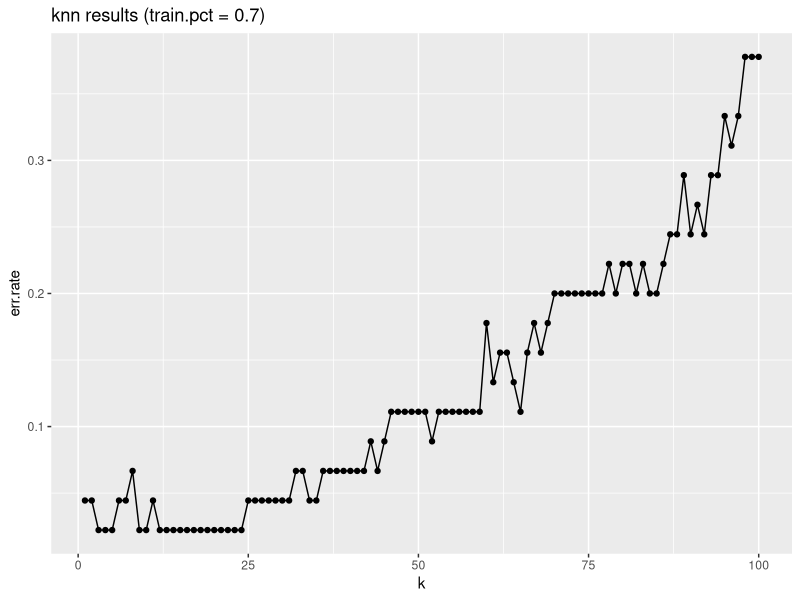
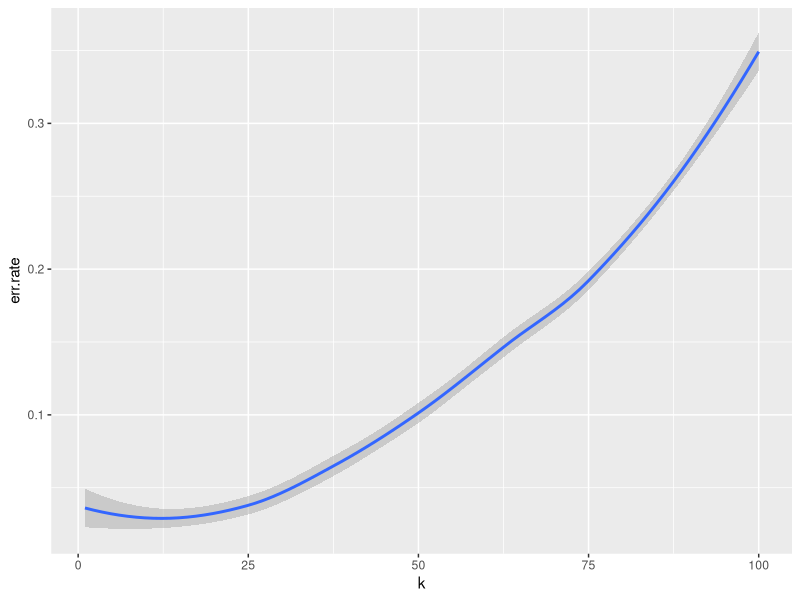

Here is the R script that generated these plots, in order:
library(class)
library(ggplot2)
data <- iris
labels <- data$Species
data$Species <- NULL
set.seed(1)
train.pct <- 0.7
N <- nrow(data)
train.index <- sample(1:N, train.pct * N)

train.data <- data[train.index, ]
test.data <- data[-train.index, ]

train.labels <- as.factor(as.matrix(labels)[train.index,])
test.labels <- as.factor(as.matrix(labels)[-train.index, ])

err.rates <- data.frame()
max.k <- 100


for (k in 1:max.k)
{
	knn.fit <- knn(train = train.data,
	test = test.data,
	cl = train.labels,
	k = k
	)
	cat('\n', 'k = ', k, ', train.pct = ',train.pct, '\n', sep ='')
	print(table(test.labels, knn.fit))

	this.err <- sum(test.labels != knn.fit)/length(test.labels)
	err.rates <- rbind(err.rates, this.err)
}

results <- data.frame(1:max.k, err.rates)
names(results) <- c('k', 'err.rate')

title <- paste('knn results (train.pct = ', train.pct, ')', sep='')
results.plot <- ggplot(results, aes(x=k, y=err.rate)) + geom_point() + geom_line()
results.plot <- results.plot + ggtitle(title)
print(results.plot)

results.plot <- ggplot(results, aes(x=k, y=err.rate)) + geom_smooth()

print(results.plot)
